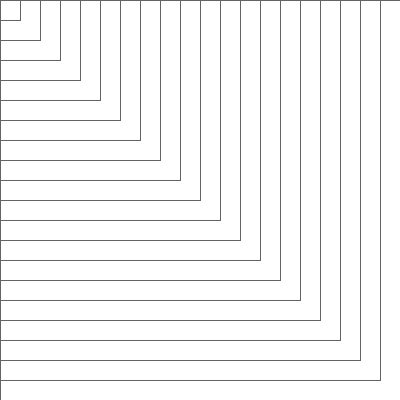
Frame 1 (no input)
Frame 60 (the mouse pressed at the canvas centre just before this capture): identical to frame 1, image omitted
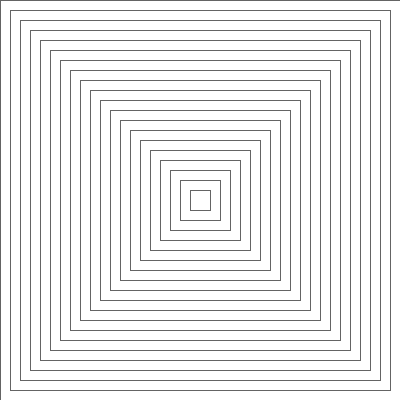
Frame 120 (the mouse held since frame 60 and released just before this capture)

The Processing sketch that drew these frames (run headless with seeded random() and noise(); from frame 60 on, the mouse is pressed at the canvas centre):

// Processing sketch: rectangulosEnFuga
// ── rectangulosEnFuga.pde
void setup() {
  size(400, 400);
}

void draw() {
  background(255);
  stroke(100);
  strokeWeight(1);
  dibujaRectangulosEnFuga(0, 0, 400, 400, mouseX, mouseY, 20);
}

void dibujaRectangulosEnFuga(
  float x, float y,
  float ancho, float alto,
  float x_destino, float y_destino,
  float cant) {

  //dibuja lineas desde un rectángulo ancho alto hacia centro x,y:

  //los primeros cuadrados se interpretan como las dimensiones de un rect()
  //los siguientes dos, son las coordenadas destino
  //el septimo parametro es la cantidad de divisiones del lateral

  push();//para dejar todo como cuando arranca

  //cantidad de lineas por laterales:
  for ( float i=0; i<cant; i++ ) {

    float anchoRect = map( i, 0, cant, ancho, 0);
    float altoRect = map( i, 0, cant, alto, 0);
    float xRect = map( i, 0, cant, x, x_destino );
    float yRect = map( i, 0, cant, y, y_destino );
    rectMode(CORNER);
    rect(xRect, yRect, anchoRect, altoRect);
  }

  pop(); //deja la matriz y estilos como estaban
}

void mousePressed() {
  save("captura.png");
}
